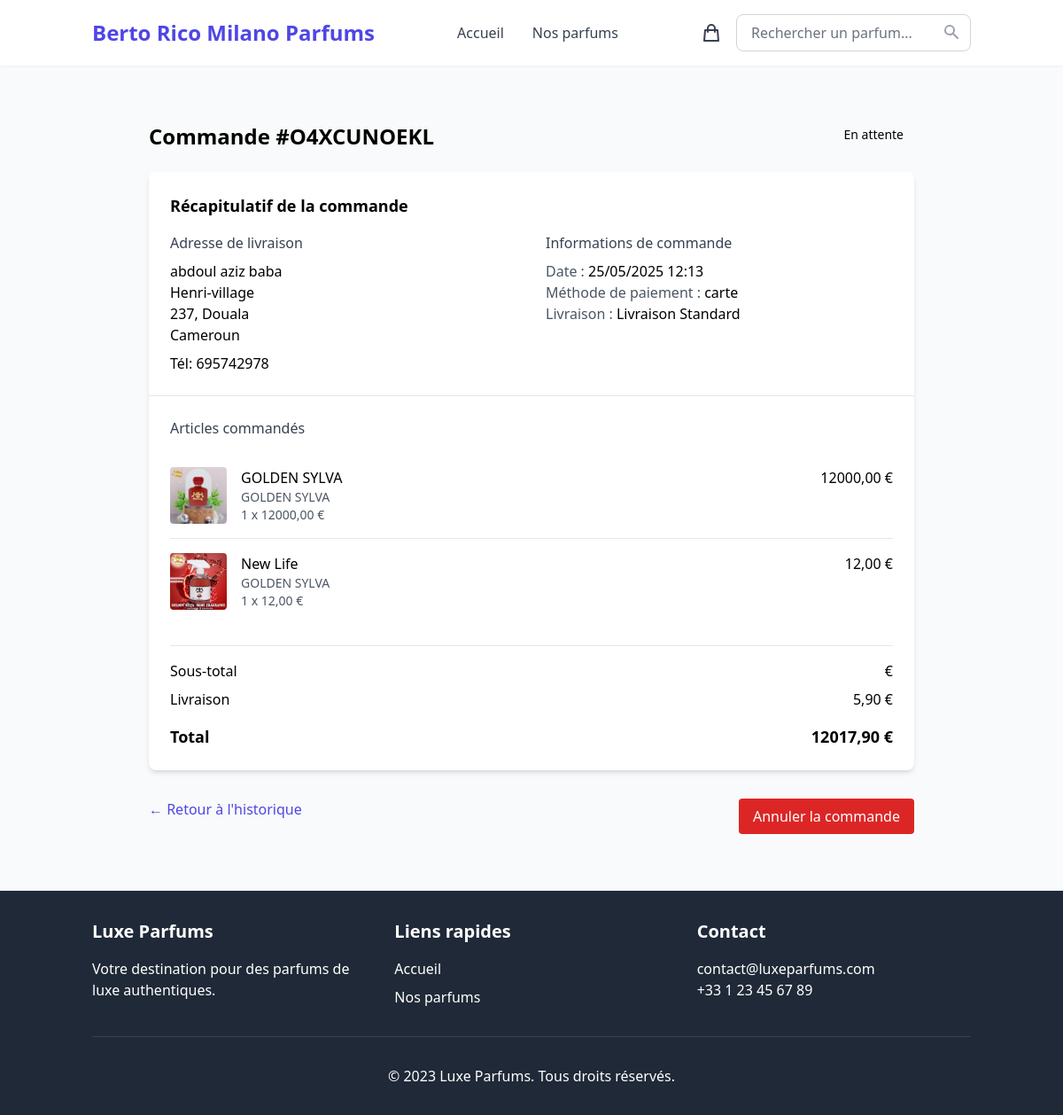
Page /commande/O4XCUNOEKL/ (signed in) on the committed database.
### core/models.py (models this page shows, shortened)
class Commande(models.Model):
    STATUT_CHOICES = (
        ('en_attente', 'En attente'),
        ('en_traitement', 'En traitement'),
        ('expediee', 'Expédiée'),
        ('livree', 'Livrée'),
        ('annulee', 'Annulée'),
    )
    utilisateur = models.ForeignKey(settings.AUTH_USER_MODEL, on_delete=models.CASCADE)
    numero_commande = models.CharField(max_length=20, unique=True)
    adresse_livraison = models.ForeignKey(AdresseLivraison, on_delete=models.SET_NULL, null=True)
    date_commande = models.DateTimeField(auto_now_add=True)
    statut = models.CharField(max_length=20, choices=STATUT_CHOICES, default='en_attente')
    total = models.DecimalField(max_digits=10, decimal_places=2)
    coupon = models.ForeignKey('Coupon', on_delete=models.SET_NULL, null=True, blank=True)
    reduction = models.DecimalField(max_digits=10, decimal_places=2, default=0)
    frais_livraison = models.DecimalField(max_digits=10, decimal_places=2, default=0)
    methode_paiement = models.CharField(max_length=50)
    methode_livraison = models.ForeignKey(
        'MethodeLivraison',
        on_delete=models.SET_NULL,
        null=True,
        blank=True,
        verbose_name="Méthode de livraison"
    )

class AdresseLivraison(models.Model):
    utilisateur = models.ForeignKey(settings.AUTH_USER_MODEL, on_delete=models.CASCADE)
    nom_complet = models.CharField(max_length=100)
    adresse = models.CharField(max_length=255)
    ville = models.CharField(max_length=100)
    code_postal = models.CharField(max_length=20)
    pays = models.CharField(max_length=100)
    telephone = models.CharField(max_length=20)
    par_defaut = models.BooleanField(default=False)

class MethodeLivraison(models.Model):
    nom = models.CharField(max_length=100)
    description = models.TextField(blank=True)
    prix = models.DecimalField(max_digits=10, decimal_places=2)
    delai = models.CharField(max_length=100)
    actif = models.BooleanField(default=True)
    def __str__(self):
        return self.nom

class ArticleCommande(models.Model):
    commande = models.ForeignKey(Commande, on_delete=models.CASCADE, related_name='articles')
    parfum = models.ForeignKey(Parfum, on_delete=models.SET_NULL, null=True)
    quantite = models.PositiveIntegerField()
    prix = models.DecimalField(max_digits=10, decimal_places=2)
    @property
    def sous_total(self):
        return self.quantite * self.prix

class Parfum(models.Model):
    GENRE_CHOICES = [
        ('F', 'Féminin'),
        ('M', 'Masculin'),
        ('U', 'Unisexe'),
    ]
    nom = models.CharField(max_length=200)
    marque = models.ForeignKey(Marque, on_delete=models.CASCADE)
    genre = models.CharField(max_length=1, choices=GENRE_CHOICES)
    description = models.TextField()
    prix = models.DecimalField(max_digits=8, decimal_places=2)
    volume = models.PositiveIntegerField(help_text="Volume en ml")
    image = models.ImageField(upload_to='parfums/')
    note_principale = models.CharField(max_length=100)
    disponible = models.BooleanField(default=True)
    date_ajout = models.DateTimeField(auto_now_add=True)

class Marque(models.Model):
    nom = models.CharField(max_length=100)
    description = models.TextField()
    logo = models.ImageField(upload_to='marques/', blank=True, null=True)
    def __str__(self):
        return self.nom

### core/views.py (the view)
# urls.py: path('commande/<str:numero_commande>/', views.detail_commande, name='detail_commande'),
@login_required
def detail_commande(request, numero_commande):
    commande = get_object_or_404(Commande, numero_commande=numero_commande, utilisateur=request.user)
    context = {
        'commande': commande,
    }
    return render(request, 'core/detail_commande.html', context)

### core/models.py (called while the page is built)
    @property
    def nombre_articles(self):
        return sum(item.quantite for item in self.items.all())

### core/templates/core/detail_commande.html (shortened to what this page needs)
{% extends 'base.html' %}
{% block content %}
<div class="max-w-4xl mx-auto px-4 py-8">
    <div class="flex justify-between items-start mb-6">
        <h1 class="text-2xl font-bold">Commande #{{ commande.numero_commande }}</h1>
        <span class="px-3 py-1 bg-{{ commande.statut_color }}-100 text-{{ commande.statut_color }}-800 rounded-full text-sm">
            {{ commande.get_statut_display }}
        </span>
    </div>
    <div class="bg-white rounded-lg shadow-md overflow-hidden mb-8">
        <div class="p-6 border-b">
            <h2 class="text-lg font-semibold mb-4">Récapitulatif de la commande</h2>
            <div class="grid grid-cols-1 md:grid-cols-2 gap-8">
                <div>
                    <h3 class="font-medium text-gray-700 mb-2">Adresse de livraison</h3>
                    <p>{{ commande.adresse_livraison.nom_complet }}</p>
                    <p>{{ commande.adresse_livraison.adresse }}</p>
                    <p>{{ commande.adresse_livraison.code_postal }}, {{ commande.adresse_livraison.ville }}</p>
                    <p>{{ commande.adresse_livraison.pays }}</p>
                    <p class="mt-2">Tél: {{ commande.adresse_livraison.telephone }}</p>
                </div>
                <div>
                    <h3 class="font-medium text-gray-700 mb-2">Informations de commande</h3>
                    <p><span class="text-gray-600">Date :</span> {{ commande.date_commande|date:"d/m/Y H:i" }}</p>
                    <p><span class="text-gray-600">Méthode de paiement :</span> {{ commande.methode_paiement }}</p>
                    <p><span class="text-gray-600">Livraison :</span> {{ commande.methode_livraison }}</p>
                </div>
            </div>
        </div>
        <div class="p-6">
            <h3 class="font-medium text-gray-700 mb-4">Articles commandés</h3>
            <div class="divide-y">
                {% for article in commande.articles.all %}
                <div class="py-4 flex">
                    <img src="{{ article.parfum.image.url }}" alt="{{ article.parfum.nom }}"
                         class="w-16 h-16 object-cover rounded mr-4">
                    <div class="flex-1">
                        <h4 class="font-medium">{{ article.parfum.nom }}</h4>
                        <p class="text-gray-600 text-sm">{{ article.parfum.marque }}</p>
                        <p class="text-gray-600 text-sm">{{ article.quantite }} x {{ article.prix }} €</p>
                    </div>
                    <div class="font-medium">{{ article.sous_total }} €</div>
                </div>
                {% endfor %}
            </div>
            <div class="mt-6 pt-4 border-t">
                <div class="flex justify-between mb-2">
                    <span>Sous-total</span>
                    <span>{{ commande.total_avant_reduction }} €</span>
                </div>
                <div class="flex justify-between mb-2">
                    <span>Livraison</span>
                    <span>{{ commande.frais_livraison }} €</span>
                </div>
                <div class="flex justify-between font-bold text-lg mt-4">
                    <span>Total</span>
                    <span>{{ commande.total }} €</span>
                </div>
            </div>
        </div>
    </div>
    <div class="flex justify-between">
        <a href="{% url 'core:historique_commandes' %}"
           class="text-indigo-600 hover:text-indigo-800 font-medium">
            &larr; Retour à l'historique
        </a>
        {% if commande.statut == 'en_attente' %}
        <button class="bg-red-600 hover:bg-red-700 text-white px-4 py-2 rounded">
            Annuler la commande
        </button>
        {% endif %}
    </div>
</div>
{% endblock %}

### static/css/custom.css (style rules this page uses)
body { font-family: 'Arial', sans-serif; }

### rows in the picture
Commande: numero_commande "O4XCUNOEKL", statut "En attente", adresse_livraison.nom_complet "abdoul aziz baba", adresse_livraison.adresse "Henri-village", adresse_livraison.code_postal "237", adresse_livraison.ville "Douala", adresse_livraison.pays "Cameroun", adresse_livraison.telephone "695742978", date_commande "25/05/2025 12:13", methode_paiement "carte", methode_livraison "Livraison Standard", frais_livraison "5,90", total "12017,90"
ArticleCommande: parfum.image (picture), parfum.nom "GOLDEN SYLVA", parfum.marque "GOLDEN SYLVA", quantite "1", prix "12000,00", sous_total "12000,00"
ArticleCommande: parfum.image (picture), parfum.nom "New Life", parfum.marque "GOLDEN SYLVA", quantite "1", prix "12,00", sous_total "12,00"
